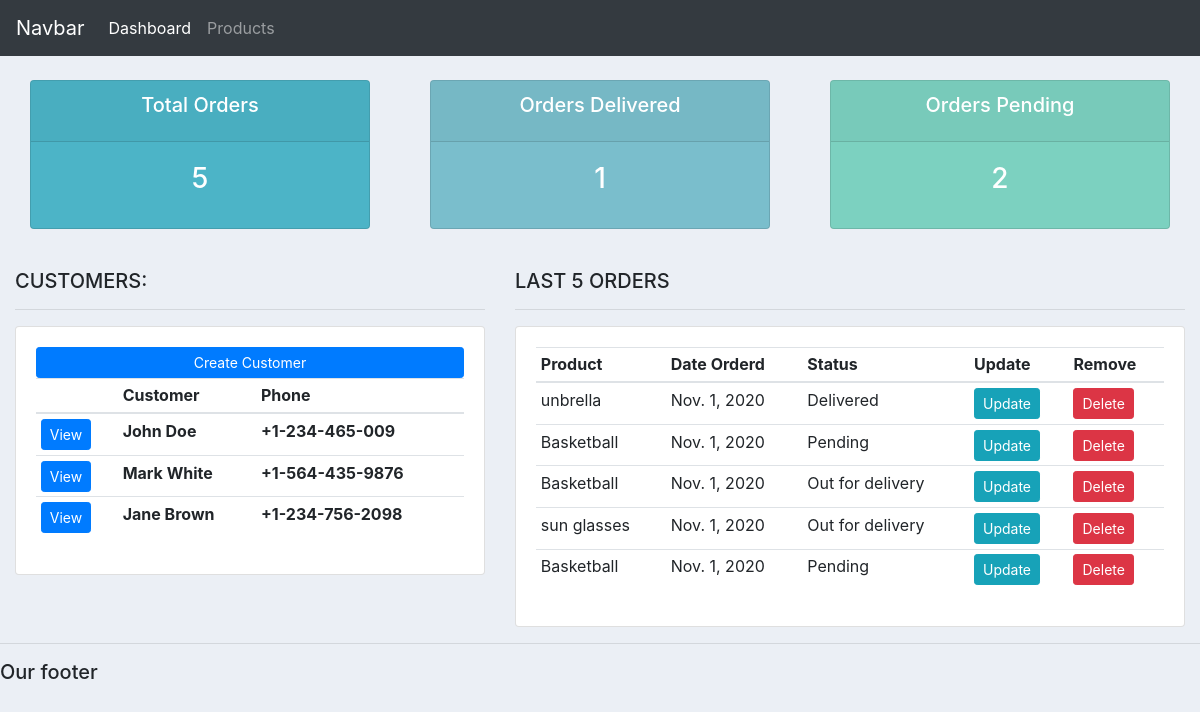
Before: / with the older database file.
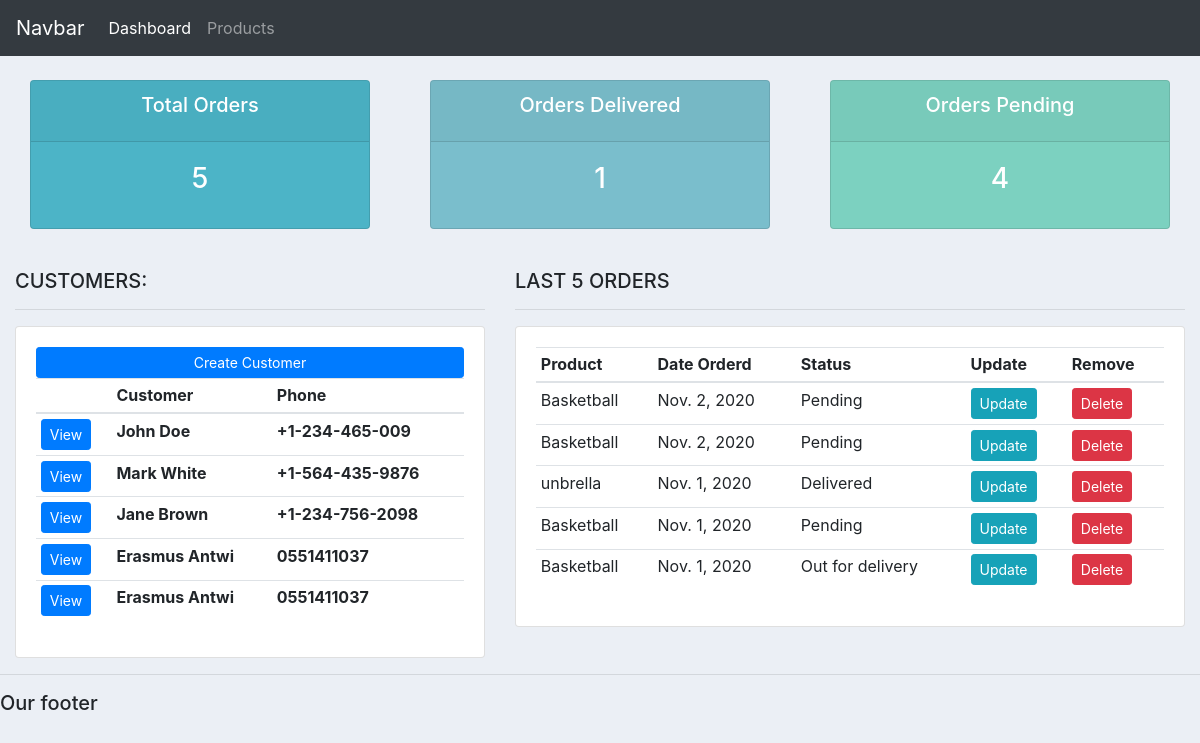
After: the same page with the newer database file.
### crmapp/models.py (models this page shows, shortened)
class Customer(models.Model):
    name    = models.CharField(max_length=200, null=True)
    phone   = models.CharField(max_length=200, null=True)
    email   = models.EmailField(max_length=200, null=True)
    date_created    = models.DateTimeField(auto_now_add=True)

class Order(models.Model):
    options = (
        ('Pending', 'Pending'),
        ('Out for delivery', 'Out for delivery'),
        ('Delivered', 'Delivered'),
    )
    customer = models.ForeignKey(Customer, on_delete=models.CASCADE)
    product = models.ForeignKey(Product, on_delete=models.CASCADE)
    date_created = models.DateTimeField(auto_now_add=True)
    status = models.CharField(choices=options, null=True, max_length=200)
    class Meta:
        ordering = ['-date_created']

class Product(models.Model):
    name    = models.CharField(max_length=200)
    price   = models.FloatField()
    category = models.ForeignKey(Category, on_delete=models.PROTECT)
    description = models.TextField(blank=True, null=True)
    date_created = models.DateTimeField(auto_now_add=True)
    def __str__(self):
        return self.name

### crmapp/views.py (the view)
# urls.py: path('', HomeView.as_view(), name='home'),
class HomeView(TemplateView):
    template_name = 'crmapp/dashboard.html'
    def get_context_data(self, *args, **kwargs):
        context = super(HomeView, self).get_context_data(**kwargs)
        customers = Customer.objects.all()
        products = Product.objects.all()
        orders = Order.objects.all()[:5]
        delivered = Order.objects.filter(status='Delivered')
        pending = Order.objects.filter(status='Pending')
        context = {
            'customers': customers,
            'products': products,
            'orders': orders,
            'delivered': delivered,
            'pending': pending,
        }
        return context

### crmapp/templates/crmapp/dashboard.html (shortened to what this page needs)
{%  extends 'crmapp/main.html' %}
{% block content %}
{%  include 'crmapp/status.html' %}
<br>
<div class="row">
	<div class="col-md-5">
		<h5>CUSTOMERS:</h5>
		<hr>
		<div class="card card-body">
			<a class="btn btn-primary  btn-sm btn-block" href="{% url 'create_customer' %}">Create Customer</a>
			<table class="table table-sm">
				<thead>
				<tr>
					<th></th>
					<th>Customer</th>
					<th>Phone</th>
				</tr>
				</thead>
				<tbody>
				{% for customer in customers%}
				<tr>
					<th><a class="btn btn-primary  btn-sm" href="{% url 'view_customer' customer.pk %}">View</a></th>
					<th>{{customer.name}}</th>
					<th>{{customer.phone}}</th>
				</tr>
				{% endfor %}
				</tbody>
			</table>
		</div>
	</div>
	<div class="col-md-7">
		<h5>LAST 5 ORDERS</h5>
		<hr>
		<div class="card card-body">
			<table class="table table-sm">
				<thead>
					<tr>
						<th>Product</th>
						<th>Date Orderd</th>
						<th>Status</th>
						<th>Update</th>
						<th>Remove</th>
					</tr>
				</thead>
				<tbody>
					{% for order in orders %}
					<tr>
						<td>{{order.product}}</td>
						<td>{{order.date_created|date}}</td>
						<td>{{order.status}}</td>
						<form action="{% url 'update-order' order.pk %}" method="POST">
							<td><button class="btn btn-sm btn-info" type="submit">Update</button></td>
						</form>
						<td><button class="btn btn-sm btn-danger" type="submit">Delete</button></td>
					</tr>
					{% endfor %}
				</tbody>
			</table>
		</div>
	</div>
</div>
{% endblock %}

Changed rows visible on the page:
no longer on this page (row unchanged): Order: product "sun glasses", date_created "Nov. 1, 2020", status "Out for delivery"
no longer on this page (row unchanged): Order: product "Basketball", date_created "Nov. 1, 2020", status "Pending"
added Customer: name "Erasmus Antwi", phone "0551411037"
added Customer: name "Erasmus Antwi", phone "0551411037"
added Order: product "Basketball", date_created "Nov. 2, 2020", status "Pending"
added Order: product "Basketball", date_created "Nov. 2, 2020", status "Pending"
Other visible differences:
{{ pending.count }}: "2" → "4"
